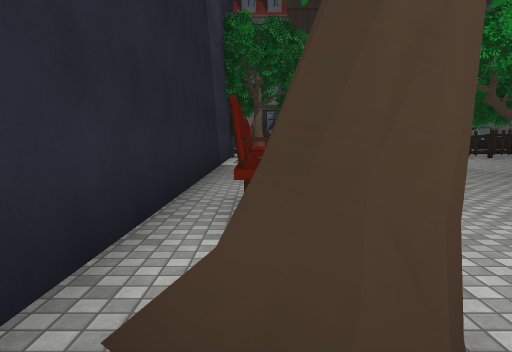
View 1 (above)

24 first-person views from a walk through a scene from a Unity 3-D project. The camera is 1.4 m above the floor, tilts 6° down and sees 70° across. The floor is counted in squares, 2 m on a side. Each view is taken from the middle of a square. On the plan, view 1 faces up. The plan holds only what a view shows up to about 11 squares ahead; the rest is blank. The place goes on beyond the plan. The player character is not drawn. Some animated figures are not drawn. Some surface patterns are stand-ins.

View 2
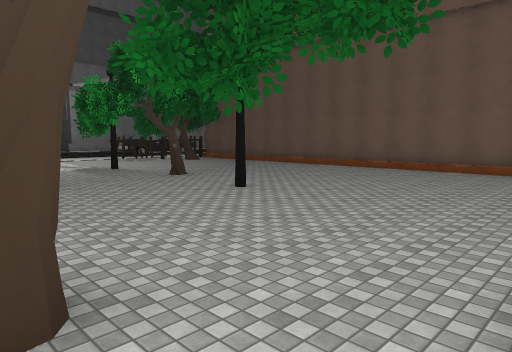

View 3
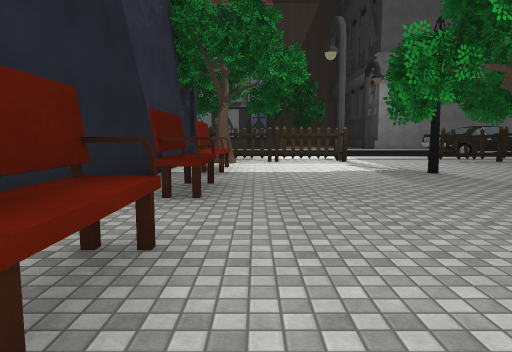

View 4
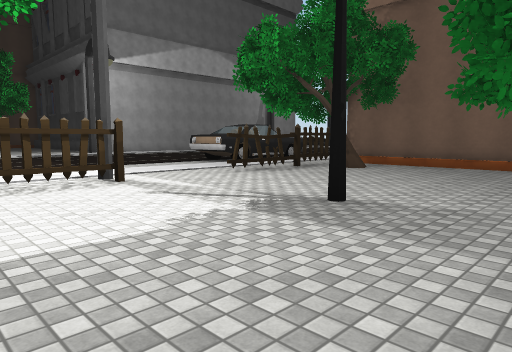

View 5
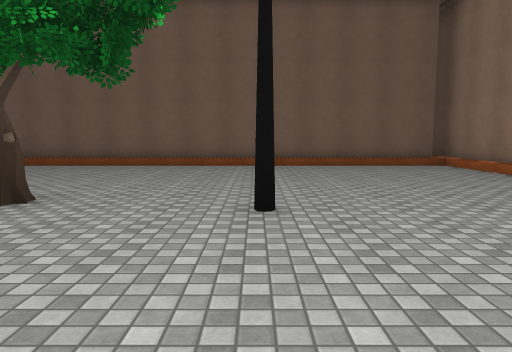

View 6
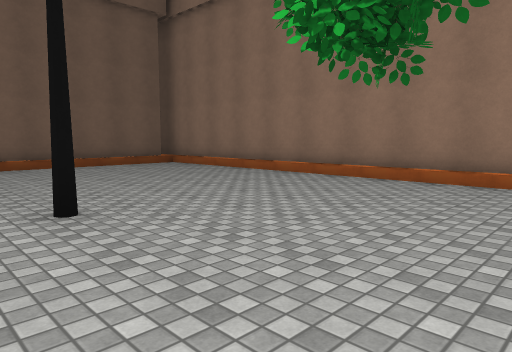

View 7
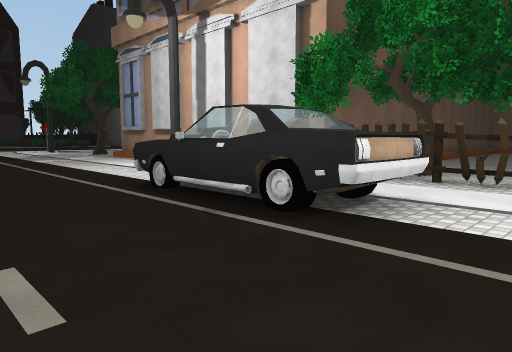

View 8
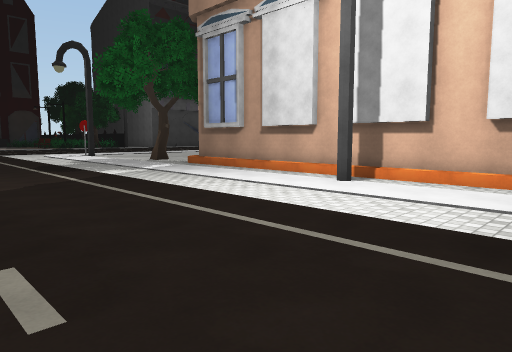

View 9
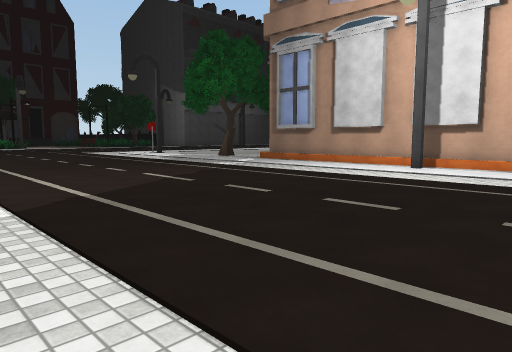

View 10
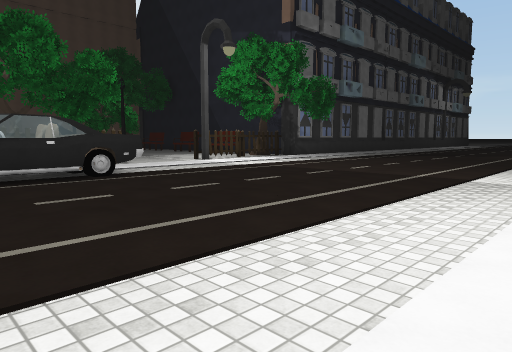

View 11
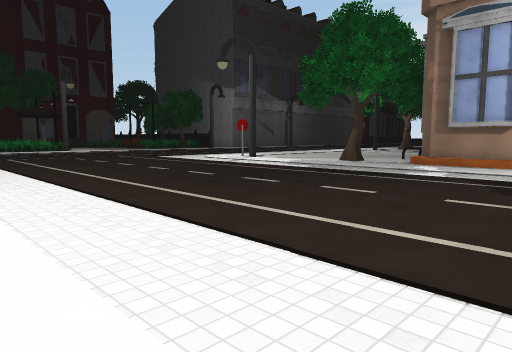

View 12
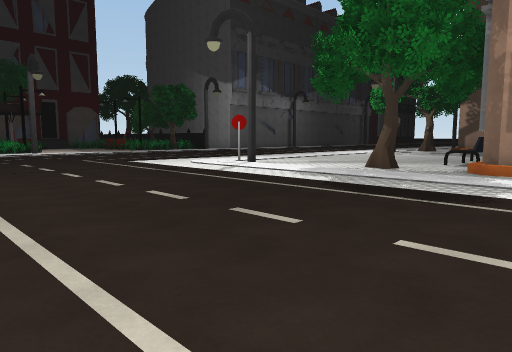

View 13
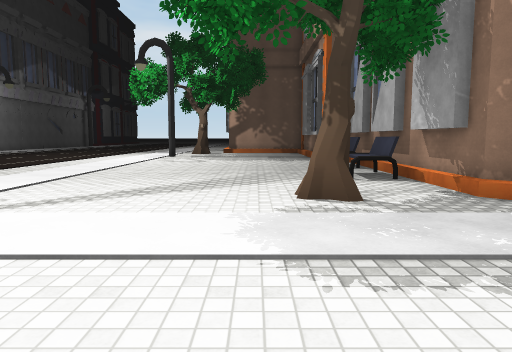

View 14
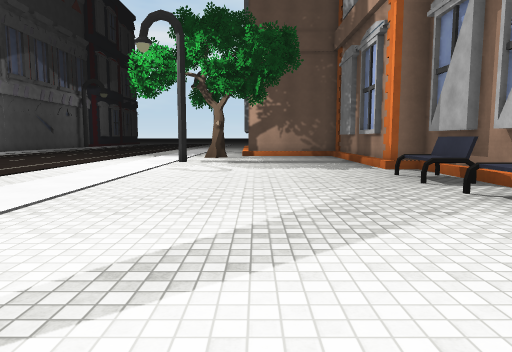

View 15
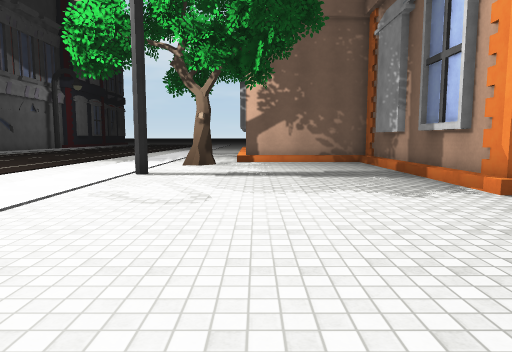

View 16
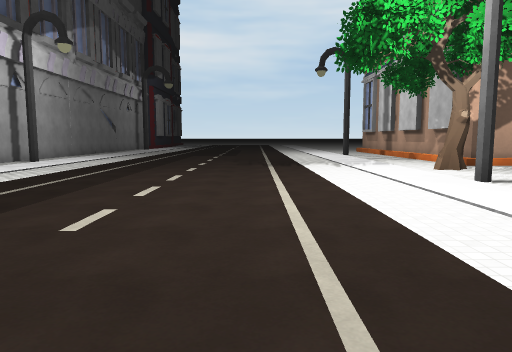

View 17
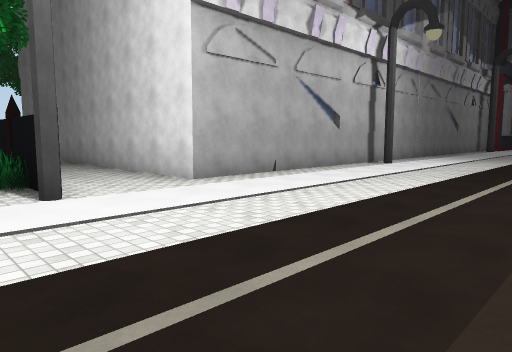

View 18
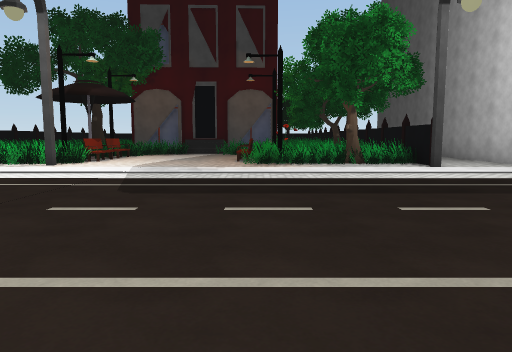

View 19
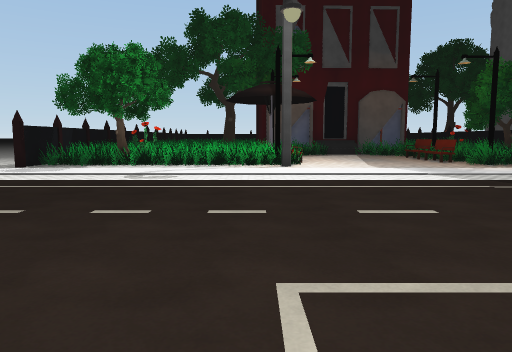

View 20
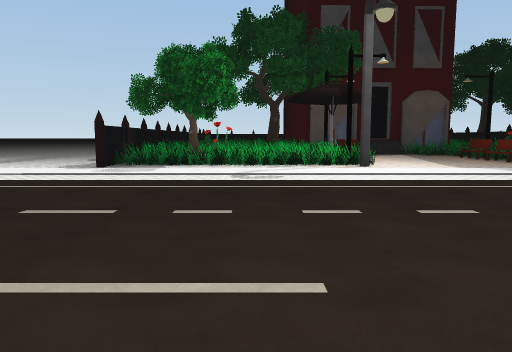

View 21
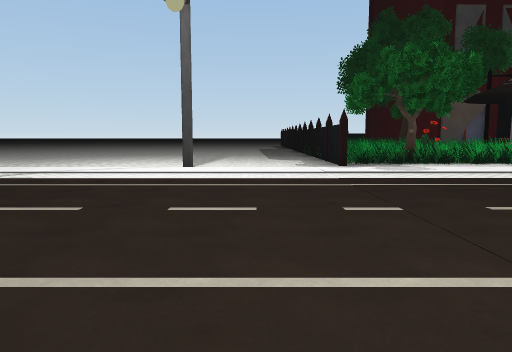

View 22
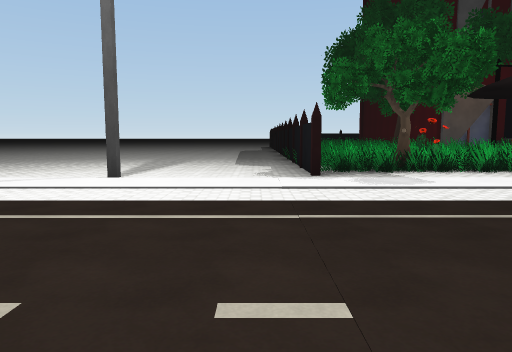

View 23
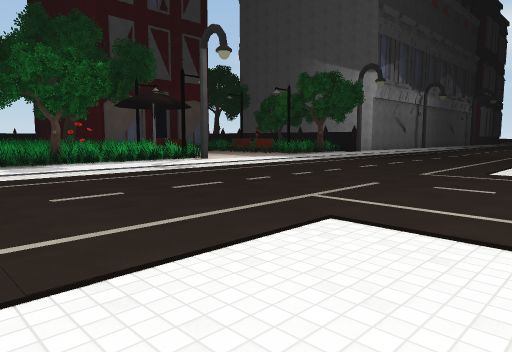

View 24
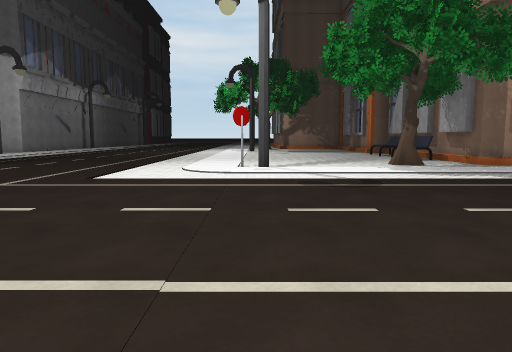

### Floor plan
Key: @ floor where view 1 was taken; # wall or solid block; . floor; / step, stairs or slope; = window, fence, low wall or low ledge; T tree; B building; E bench; S streetlight; F fence; I sign; O other object.
Columns run from 1 left of view 1 to 39 right of it. Each row starts with its distance up from view 1.
 30                                     .....
 29                                   .......
 28                                  ........
 27                                .......#..
 26                               ...........
 25                              ............
 24                             .............
 23          ....    ....       ..........#=#
 22     ............ ......... ............OO
 21 .......................................TO
 20 .......................................O
 19 .......................................OO
 18  ......................................O
 17   .....................................O
 16    ......OOOO..........................SE
 15     .....OO  ............................
 14    ........  ............................
 13 FTFFF..FFFFFBB.B.BBBB..T...I.............
 12 BT........T/B B B    B...................
 11 BE........./B        #.................OE
 10 #E........./B        #E................S
  9 #....#S..../B        #.................O
  8 #.....T..../B        #E................TO
  7 #E..T.T..../B        BE...............#OO
  6 #E........./B        B.................O.
  5 #........../B        BB..................
  4 #E... S..../B         B................##
  3 #E........./B         B....#...........
  2 #........../B         B................
  1 ##........./B         B...TT..........B
  0 B@........./B         B...T............
 -1  / BBBBBBBBBB         BBBB.............
 -2                          B............#
 -3                                    ...
 -4                                    ...B

Where each view was taken, in squares from view 1:
view 1: 0 up, 0 right, facing up
view 2: 1 down, 0 right, facing up-right
view 3: 2 up, 1 right, facing up
view 4: 7 up, 1 right, facing up-right
view 5: 4 up, 1 right, facing right
view 6: 5 up, 1 right, facing down-right
view 7: 19 up, 6 right, facing down-right
view 8: 19 up, 11 right, facing down-right
view 9: 22 up, 11 right, facing down-right
view 10: 23 up, 11 right, facing down-left
view 11: 23 up, 16 right, facing down-right
view 12: 21 up, 18 right, facing down-right
view 13: 17 up, 23 right, facing down
view 14: 14 up, 24 right, facing down
view 15: 10 up, 24 right, facing down
view 16: 9 up, 30 right, facing down
view 17: 8 up, 32 right, facing down-right
view 18: 11 up, 28 right, facing right
view 19: 17 up, 28 right, facing right
view 20: 19 up, 28 right, facing right
view 21: 25 up, 28 right, facing right
view 22: 24 up, 30 right, facing right
view 23: 24 up, 27 right, facing down-right
view 24: 22 up, 26 right, facing down
